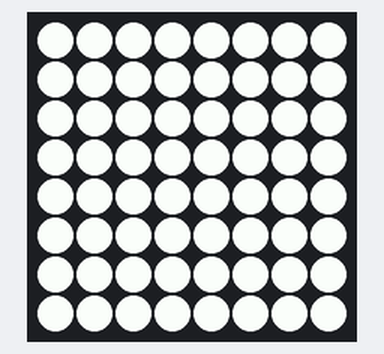
Recording of a program running on a simulated Raspberry Pi (BCM pin numbers) with a Sense HAT. Parts: the Sense HAT's 8×8 RGB LED matrix. The 64×8 strip is a reading aid, not a part: it shows the text the matrix is scrolling, unrolled, one strip-width of it at a time. At 36.8 s the program stops and its outputs stay as they are.

Above: at 0.1 s.
At 2.1 s:
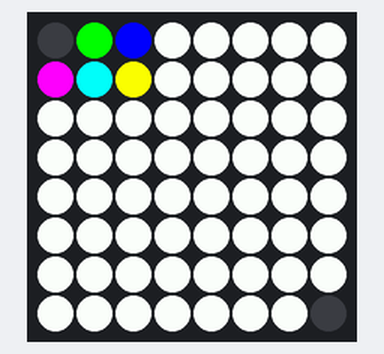
At 4.1 s:
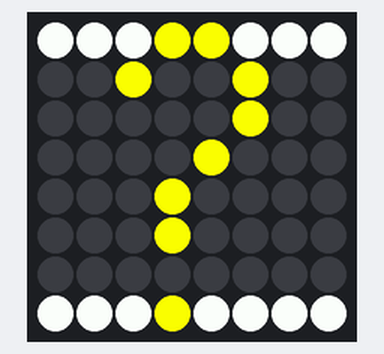
At 20.9 s:
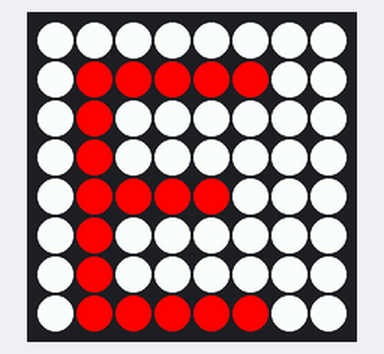
At 29.9 s:
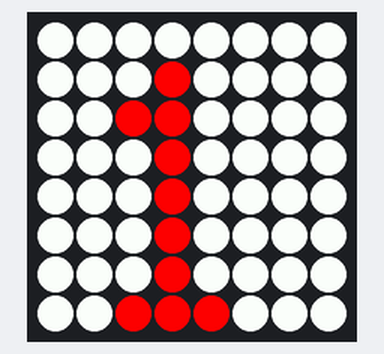
At 35.9 s:
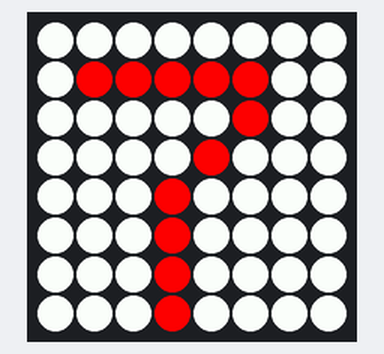

Measured:
- what the display in image 1 shows lasts 2.0 s, from 2.0 s to 4.0 s
- what the display in image 4 shows lasts 1.0 s, from 29.8 s to 30.8 s

The program:

HAT_03a_LED_Mehtoden.py
```python
#!/usr/bin/python3

from sense_hat import SenseHat
import time

sense_hat = SenseHat()

black = (0, 0, 0)
red = (255,0,0)
green = (0,255,0)
blue = (0,0,255)
magenta = (255,0 ,255)
cyan = (0, 255, 255)
yellow = (255, 255, 0)
white = (255, 255, 255)

sense_hat.clear(white)
time.sleep(2)
sense_hat.set_pixel(0,0,black)
sense_hat.set_pixel(1,0,green)
sense_hat.set_pixel(2,0,blue)
sense_hat.set_pixel(0,1,magenta)
sense_hat.set_pixel(1,1,cyan)
sense_hat.set_pixel(2,1,yellow)
sense_hat.set_pixel(7,7,sense_hat.get_pixel(0, 0))


time.sleep(2)
sense_hat.clear(white)
X = yellow
O = black
_ = white

question_mark = [
_, _, _, X, X, _, _, _,
O, O, X, O, O, X, O, O,
O, O, O, O, O, X, O, O,
O, O, O, O, X, O, O, O,
O, O, O, X, O, O, O, O,
O, O, O, X, O, O, O, O,
O, O, O, O, O, O, O, O,
_, _, _, X, _, _, _, _
]

sense_hat.set_pixels(question_mark)

time.sleep(2)
sense_hat.clear(black)
sense_hat.show_message("One small step for Pi!", text_colour=red, back_colour=white)

time.sleep(2)
sense_hat.clear(black)
sense_hat.show_letter('E', text_colour=red, back_colour=white)
time.sleep(1)
sense_hat.set_rotation(0)
time.sleep(1)
sense_hat.set_rotation(90)
time.sleep(1)
sense_hat.set_rotation(180)
time.sleep(1)
sense_hat.set_rotation(270)
time.sleep(5)


sense_hat.set_rotation(0)
for i in [1, "2", "A", 'B', 'X' , 6, '7']:
    sense_hat.show_letter(str(i), text_colour=red, back_colour=white)
    time.sleep(1)
```
